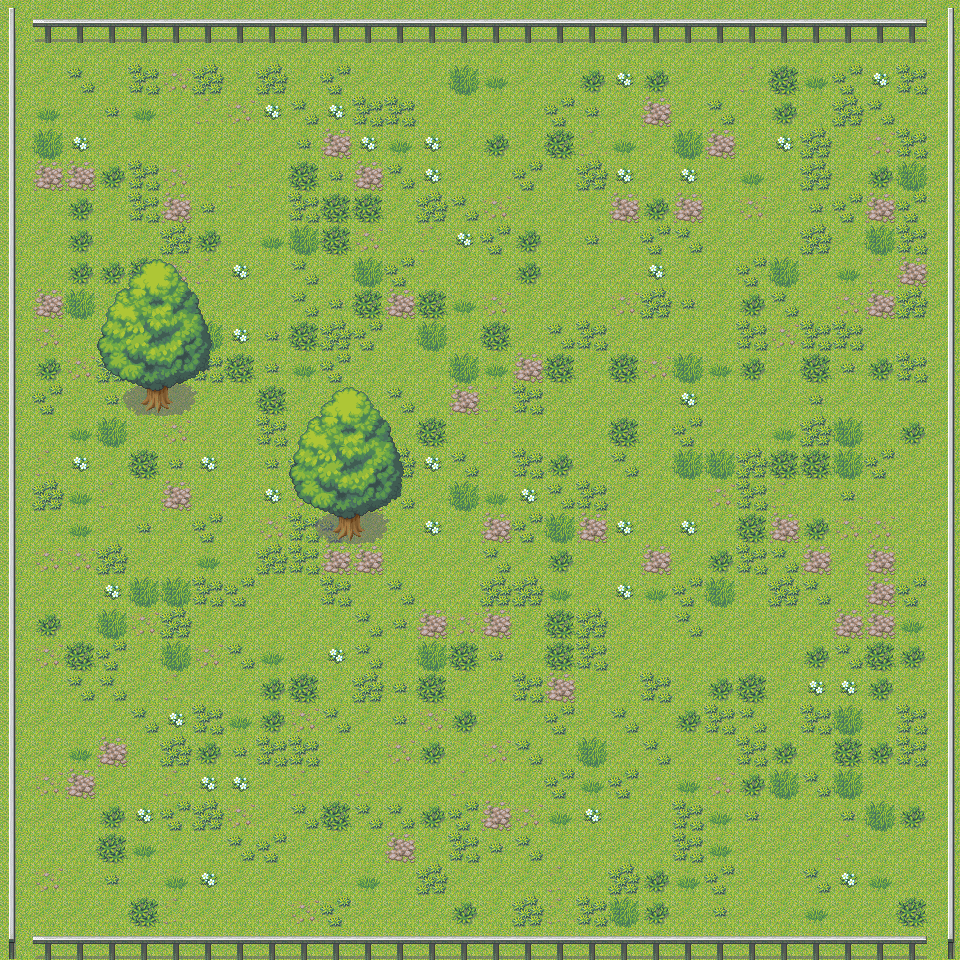

A level layout from a 2D game, rendered from its tile map. Below: a short description, then the map file with tile-grid data replaced by summaries:
An orthogonal 30x30 tile map with 32x32 px tiles, 4 tile layers (background, T2, T3, T4).

<map version="1.2" tiledversion="1.3.3" orientation="orthogonal" renderorder="right-down" width="30" height="30" tilewidth="32" tileheight="32" infinite="0" nextlayerid="7" nextobjectid="53">
 <tileset firstgid="1" name="001-Grassland01" tilewidth="32" tileheight="32" tilecount="144" columns="8">
  <image source="Tilesets/001-Grassland01.png" width="256" height="576" />
 </tileset>
 <layer id="1" name="background" width="30" height="30">
  <data>[900 cells, 900 non-empty, 1 distinct tile ids]</data>
 </layer>
 <layer id="4" name="T2" width="30" height="30">
  <data>[900 cells, 756 non-empty, 22 distinct tile ids]</data>
 </layer>
 <layer id="6" name="T3" width="30" height="30">
  <data>[900 cells, 40 non-empty, 20 distinct tile ids]</data>
 </layer>
 <layer id="3" name="T4" width="30" height="30">
  <data>[900 cells, 144 non-empty, 15 distinct tile ids]</data>
 </layer>
</map>
